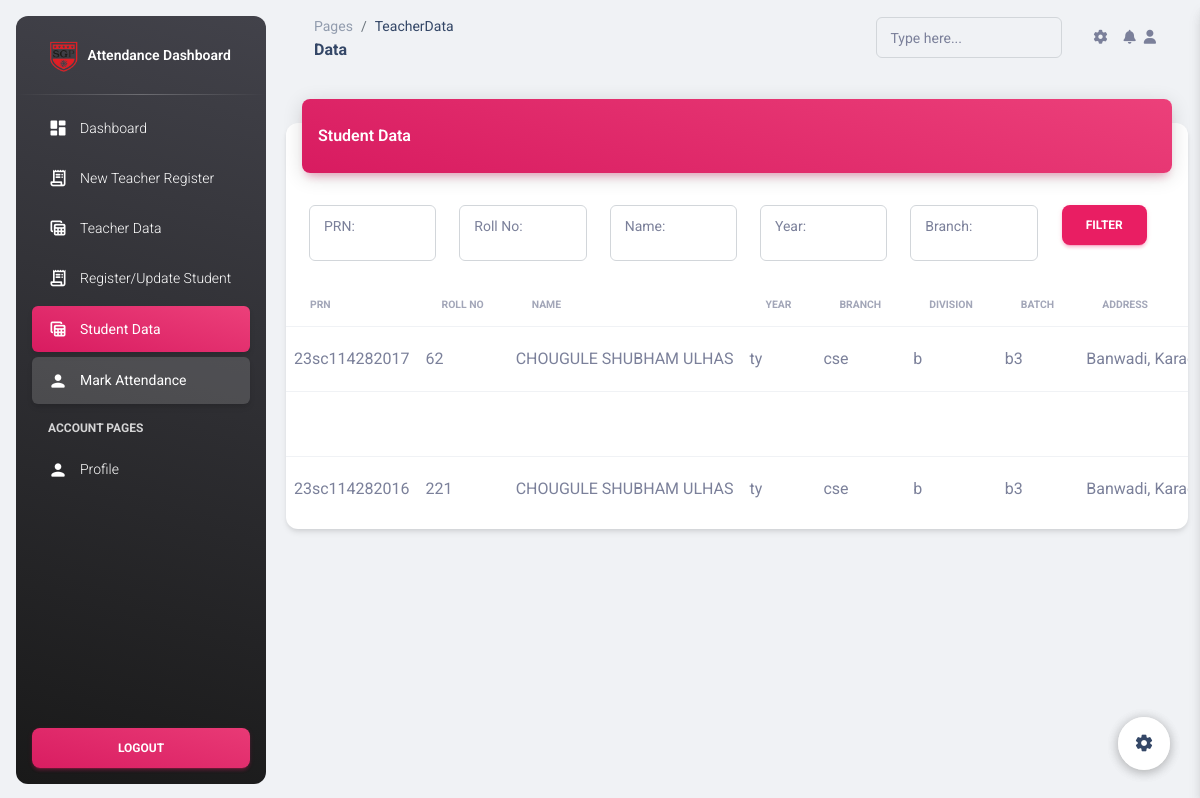
Page /studentdata.php (signed in) on the committed database.
### tables this page shows
CREATE TABLE `studentdata` (
  `student_id` int(11) NOT NULL,
  `prn` varchar(20) NOT NULL,
  `rollno` varchar(10) NOT NULL,
  `name` varchar(100) NOT NULL,
  `year` varchar(11) NOT NULL,
  `branch` varchar(50) NOT NULL,
  `div` mediumtext NOT NULL,
  `batch` varchar(20) NOT NULL,
  `address` text DEFAULT NULL,
  `phone` varchar(15) DEFAULT NULL,
  `username` varchar(50) NOT NULL,
  `password` varchar(100) NOT NULL
);

### studentdata.php (the view, shortened to what this page needs)
<!DOCTYPE html>
<html lang="en">
<head>
  <link href="../assets/css/nucleo-icons.css" rel="stylesheet" />
  <link href="../assets/css/nucleo-svg.css" rel="stylesheet" />
  <link id="pagestyle" href="../assets/css/material-dashboard.css?v=3.1.0" rel="stylesheet" />
</head>
<body class="g-sidenav-show  bg-gray-200">
  <aside class="sidenav navbar navbar-vertical navbar-expand-xs border-0 border-radius-xl my-3 fixed-start ms-3   bg-gradient-dark" id="sidenav-main">
    <div class="sidenav-header">
      <a class="navbar-brand m-0" href=" https://demos.creative-tim.com/material-dashboard/pages/dashboard " target="_blank">
        <img src="./assets/img/mainl.png" class="navbar-brand-img h-100" alt="main_logo">
        <span class="ms-1 font-weight-bold text-white">Attendance Dashboard</span>
      </a>
    </div>
    <hr class="horizontal light mt-0 mb-2">
    <div class="collapse navbar-collapse  w-auto " id="sidenav-collapse-main">
      <ul class="navbar-nav">
        <li class="nav-item">
          <a class="nav-link text-white " href="dashboard.php">
            <div class="text-white text-center me-2 d-flex align-items-center justify-content-center">
              <i class="material-icons opacity-10">dashboard</i>
            </div>
            <span class="nav-link-text ms-1">Dashboard</span>
          </a>
        </li>
        <li class="nav-item">
          <a class="nav-link text-white  " href="teacherregister.php">
            <div class="text-white text-center me-2 d-flex align-items-center justify-content-center">
              <i class="material-icons opacity-10">receipt_long</i>
            </div>
            <span class="nav-link-text ms-1">New Teacher Register</span>
          </a>
        </li>
        <li class="nav-item">
          <a class="nav-link text-white " href="teacherdata.php">
            <div class="text-white text-center me-2 d-flex align-items-center justify-content-center">
              <i class="material-icons opacity-10">table_view</i>
            </div>
            <span class="nav-link-text ms-1">Teacher Data</span>
          </a>
        </li>
        <li class="nav-item">
          <a class="nav-link text-white " href="registerstudent.php">
            <div class="text-white text-center me-2 d-flex align-items-center justify-content-center">
              <i class="material-icons opacity-10">receipt_long</i>
            </div>
            <span class="nav-link-text ms-1">Register/Update Student</span>
          </a>
        </li>
        <li class="nav-item">
          <a class="nav-link text-white active bg-gradient-primary" href="studentdata.php">
            <div class="text-white text-center me-2 d-flex align-items-center justify-content-center">
              <i class="material-icons opacity-10">table_view</i>
            </div>
            <span class="nav-link-text ms-1">Student Data</span>
          </a>
        </li>
        <li class="nav-item">
          <a class="nav-link text-white active " href="markattendance.php">
            <div class="text-white text-center me-2 d-flex align-items-center justify-content-center">
              <i class="material-icons opacity-10">person</i>
            </div>
            <span class="nav-link-text ms-1">Mark Attendance</span>
          </a>
        </li>
        <li class="nav-item mt-3">
          <h6 class="ps-4 ms-2 text-uppercase text-xs text-white font-weight-bolder opacity-8">Account pages</h6>
        </li>
        <li class="nav-item">
          <a class="nav-link text-white " href="../pages/profile.html">
            <div class="text-white text-center me-2 d-flex align-items-center justify-content-center">
              <i class="material-icons opacity-10">person</i>
            </div>
            <span class="nav-link-text ms-1">Profile</span>
          </a>
        </li>
      </ul>
    </div>
    <div class="sidenav-footer position-absolute w-100 bottom-0 ">
      <div class="mx-3">
        <form action="logout.php" method="post">
            <button class="btn bg-gradient-primary w-100"  type="submit">LOGOUT</button>
        </form>
    </div>
    </div>
  </aside>
  <main class="main-content position-relative max-height-vh-100 h-100 border-radius-lg ">
    <nav class="navbar navbar-main navbar-expand-lg px-0 mx-4 shadow-none border-radius-xl" id="navbarBlur" data-scroll="true">
      <div class="container-fluid py-1 px-3">
        <nav aria-label="breadcrumb">
          <ol class="breadcrumb bg-transparent mb-0 pb-0 pt-1 px-0 me-sm-6 me-5">
            <li class="breadcrumb-item text-sm"><a class="opacity-5 text-dark" href="javascript:;">Pages</a></li>
            <li class="breadcrumb-item text-sm text-dark active" aria-current="page">TeacherData</li>
          </ol>
          <h6 class="font-weight-bolder mb-0">Data
          </h6>
        </nav>
        <div class="collapse navbar-collapse mt-sm-0 mt-2 me-md-0 me-sm-4" id="navbar">
          <div class="ms-md-auto pe-md-3 d-flex align-items-center">
            <div class="input-group input-group-outline">
              <label class="form-label">Type here...</label>
              <input type="text" class="form-control">
            </div>
          </div>
          <ul class="navbar-nav  justify-content-end">
            <li class="nav-item px-3 d-flex align-items-center">
              <a href="javascript:;" class="nav-link text-body p-0">
                <i class="fa fa-cog fixed-plugin-button-nav cursor-pointer"></i>
              </a>
            </li>
            <li class="nav-item dropdown pe-2 d-flex align-items-center">
              <a href="javascript:;" class="nav-link text-body p-0" id="dropdownMenuButton" data-bs-toggle="dropdown" aria-expanded="false">
                <i class="fa fa-bell cursor-pointer"></i>
              </a>
            </li>
            <li class="nav-item d-flex align-items-center">
              <a href="../pages/sign-in.html" class="nav-link text-body font-weight-bold px-0">
                <i class="fa fa-user me-sm-1"></i>
              </a>
            </li>
          </ul>
        </div>
      </div>
    </nav>
    <div class="fixed-plugin">
    <a class="fixed-plugin-button text-dark position-fixed px-3 py-2">
    </a>
  </div>
  <div class="container my-4">
        <div class="row">
            <div class="col-12">
                <div class="card my-4">
                    <div class="card-header p-0 position-relative mt-n4 mx-3 z-index-2">
                        <div class="bg-gradient-primary shadow-primary border-radius-lg pt-4 pb-3">
                            <h6 class="text-white text-capitalize ps-3">Student Data</h6>
                        </div>
                    </div>
                    <div class="card-body px-0 pb-2">
                        <div class="table-responsive p-0">
                            <?php
                            $servername = "localhost";
                            $username = "root";
                            $password = "";
                            $database = "manag";
                            $conn = new mysqli($servername, $username, $password, $database);
                            $search_prn = isset($_POST['search_prn']) ? $_POST['search_prn'] : '';
                            $search_rollno = isset($_POST['search_rollno']) ? $_POST['search_rollno'] : '';
                            $search_name = isset($_POST['search_name']) ? $_POST['search_name'] : '';
                            $search_year = isset($_POST['search_year']) ? $_POST['search_year'] : '';
                            $search_branch = isset($_POST['search_branch']) ? $_POST['search_branch'] : '';
                            $sql_student = "SELECT * FROM studentdata WHERE 1=1";
                            $result_student = $conn->query($sql_student);
                            ?>
                            <form method="POST" action="" class="mb-4 mt-2 ms-4">
                                <div class="row">
                                    <div class="input-group input-group-outline col-md-2" style="width: 16.666667%; ">
                                        <label class="form-label" for="search_prn">PRN:</label>
                                        <input type="text" class="form-control" id="search_prn" name="search_prn" value="<?php echo $search_prn; ?>">
                                    </div>
                                    <div class="input-group input-group-outline col-md-2"style="width: 16.666667%;">
                                        <label class="form-label" for="search_rollno">Roll No:</label>
                                        <input type="text" class="form-control" id="search_rollno" name="search_rollno" value="<?php echo $search_rollno; ?>">
                                    </div>
                                    <div class="input-group input-group-outline col-md-2"style="width: 16.666667%;">
                                        <label class="form-label" for="search_name">Name:</label>
                                        <input type="text" class="form-control" id="search_name" name="search_name" value="<?php echo $search_name; ?>">
                                    </div>
                                    <div class="input-group input-group-outline col-md-2"style="width: 16.666667%;">
                                        <label class="form-label" for="search_year">Year:</label>
                                        <input type="text" class="form-control" id="search_year" name="search_year" value="<?php echo $search_year; ?>">
                                    </div>
                                    <div class="input-group input-group-outline col-md-2"style="width: 16.666667%;">
                                        <label  class="form-label" for="search_branch">Branch:</label>
                                        <input type="text" class="form-control" id="search_branch" name="search_branch" value="<?php echo $search_branch; ?>">
                                    </div>
                                    <div class="form-group col-md-2 align-self-end">
                                        <button type="submit" class="btn btn-primary">Filter</button>
                                    </div>
                                </div>
                            </form>
                            <?php
                            if ($result_student->num_rows > 0) {
                                echo '<table class="table align-items-center mb-0">';
                                echo '<thead>';
                                echo '<tr>';
                                echo '<th class="text-uppercase text-secondary text-xxs font-weight-bolder opacity-7">PRN</th>';
                                echo '<th class="text-uppercase text-secondary text-xxs font-weight-bolder opacity-7">Roll No</th>';
                                echo '<th class="text-uppercase text-secondary text-xxs font-weight-bolder opacity-7">Name</th>';
                                echo '<th class="text-uppercase text-secondary text-xxs font-weight-bolder opacity-7">Year</th>';
                                echo '<th class="text-uppercase text-secondary text-xxs font-weight-bolder opacity-7">Branch</th>';
                                echo '<th class="text-uppercase text-secondary text-xxs font-weight-bolder opacity-7">Division</th>';
                                echo '<th class="text-uppercase text-secondary text-xxs font-weight-bolder opacity-7">Batch</th>';
                                echo '<th class="text-uppercase text-secondary text-xxs font-weight-bolder opacity-7">Address</th>';
                                echo '</tr>';
                                echo '</thead>';
                                echo '<tbody>';
                                while ($row_student = $result_student->fetch_assoc()) {
                                    echo '<tr>';
                                    echo '<td>' . $row_student['prn'] . '</td>';
                                    echo '<td>' . $row_student['rollno'] . '</td>';
                                    echo '<td>' . $row_student['name'] . '</td>';
                                    echo '<td>' . $row_student['year'] . '</td>';
                                    echo '<td>' . $row_student['branch'] . '</td>';
                                    echo '<td>' . $row_student['div'] . '</td>';
                                    echo '<td>' . $row_student['batch'] . '</td>';
                                    echo '<td>' . $row_student['address'] . '</td>';
                                    echo '</tr>';
                                }
                                echo '</tbody>';
                                echo '</table>';
                            } else {
                                echo '<p class="text-center">No student data available</p>';
                            }
                            ?>
                        </div>
                    </div>
                </div>
            </div>
        </div>
    </div>
  </main>
  <div class="fixed-plugin">
    <a class="fixed-plugin-button text-dark position-fixed px-3 py-2">
      <i class="material-icons py-2">settings</i>
    </a>
  </div>
</body>
</html>

### rows in the picture
studentdata: prn "23sc114282017", rollno "62", name "CHOUGULE SHUBHAM ULHAS", year "ty", branch "cse", div "b", batch "b3", address "Banwadi,…"
studentdata: prn "23sc114282016", rollno "221", name "CHOUGULE SHUBHAM ULHAS", year "ty", branch "cse", div "b", batch "b3", address "Banwadi,…"
